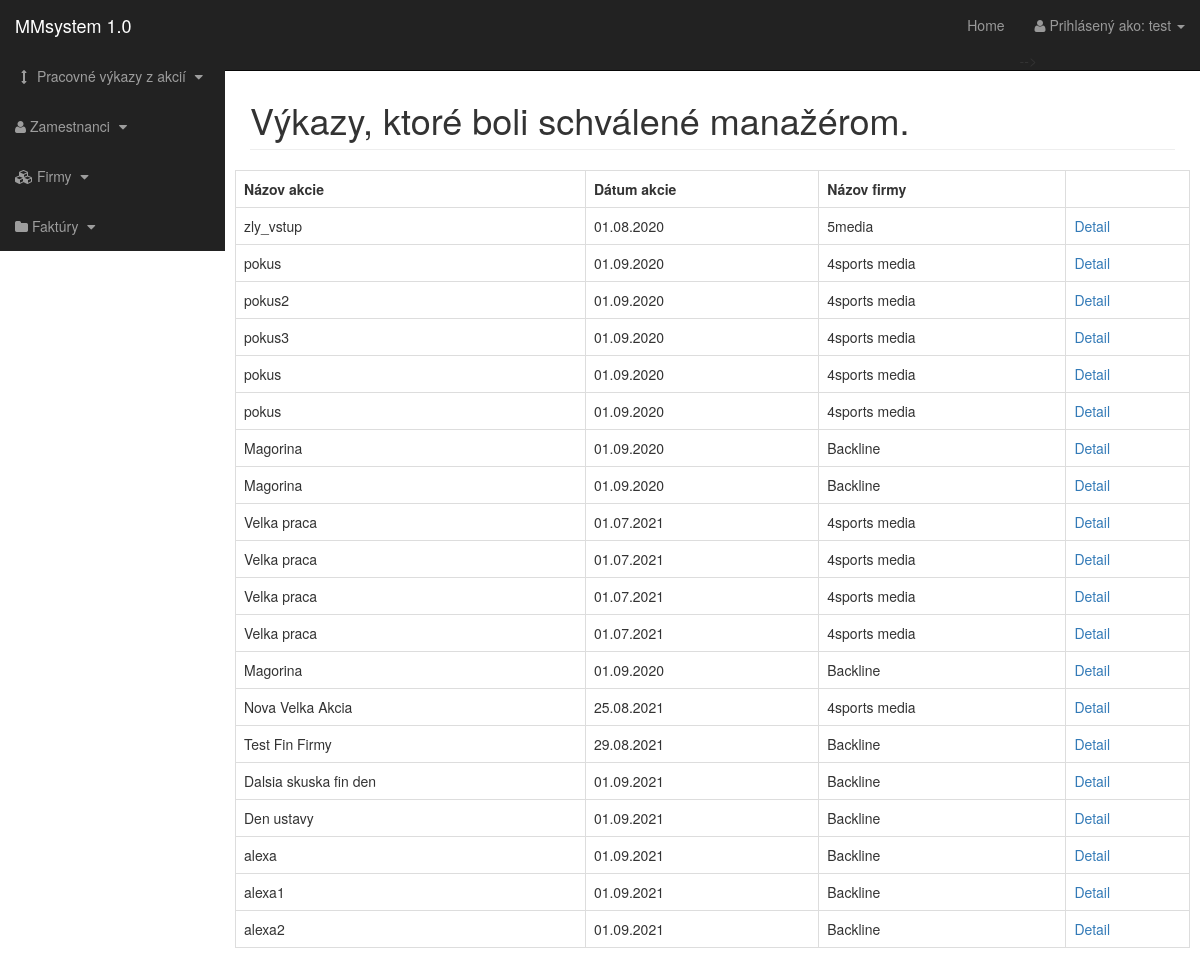
The page /cms/admin/schvalene_vykazy.php (signed in) on the database its author committed.
### tables this page shows
CREATE TABLE `schvalene_vykazy` (
  `schvalene_vykazy_id` int(11) NOT NULL AUTO_INCREMENT,
  `nazov_akcie` varchar(100) DEFAULT NULL,
  `akcia_dat` date DEFAULT NULL,
  `firmy_id` int(11) NOT NULL,
  `ine_naklady` decimal(6,3) DEFAULT NULL,
  PRIMARY KEY (`schvalene_vykazy_id`),
  KEY `firmy_id` (`firmy_id`),
  CONSTRAINT `schvalene_vykazy_ibfk_1` FOREIGN KEY (`firmy_id`) REFERENCES `firmy` (`firmy_id`)
);

CREATE TABLE `firmy` (
  `firmy_id` int(11) NOT NULL AUTO_INCREMENT,
  `nazov_firmy` varchar(200) DEFAULT NULL,
  `ico` varchar(50) DEFAULT NULL,
  `dic` varchar(50) DEFAULT NULL,
  `bezna_taxa` int(11) DEFAULT NULL,
  `priplatok_noc` int(11) DEFAULT NULL,
  `priplatok_sobota` int(11) DEFAULT NULL,
  `priplatok_nedela` int(11) DEFAULT NULL,
  `priplatok_sviatok` int(11) DEFAULT NULL,
  PRIMARY KEY (`firmy_id`)
);

### cms/admin/functions_vykazy.php (the view, shortened to what this page needs)
<?php
    function findAllSchvaleneVykazy()
    {
        global $connection;
        $query = "  SELECT S.schvalene_vykazy_id, S.nazov_akcie, S.akcia_dat, F.nazov_firmy
                    FROM schvalene_vykazy S
                    INNER JOIN firmy F
                    ON S.firmy_id = F.firmy_id
                    ";
        $select_schvalene_vykazy = mysqli_query($connection, $query);
        echo "<tr>";
            echo "<th> Názov akcie </th>";
            echo "<th> Dátum akcie </th>";
            echo "<th> Názov firmy </th>";
        echo "</tr>";
        while($row = mysqli_fetch_assoc($select_schvalene_vykazy))
        {
            $schvalene_vykazy_id = $row['schvalene_vykazy_id'];
            $nazov_akcie = $row['nazov_akcie'];
            $akcia_dat = $row['akcia_dat'];
            $dt = \DateTime::createFromFormat('Y-m-d', $akcia_dat);
            $akcia_dat = $dt->format('d.m.Y');
            $nazov_firmy = $row['nazov_firmy'];
            echo "<tr>";
            echo "<td> {$nazov_akcie} </td>";
            echo "<td> {$akcia_dat} </td>";
            echo "<td> {$nazov_firmy} </td>";
            echo "<td><a href='schvalene_vykazy.php?detail={$schvalene_vykazy_id}'>Detail</a></td>";
            echo "</tr>";
        }
    }
?>

### cms/admin/includes/admin_header.php (shortened to what this page needs)
<?php include "../includes/db.php" ?>
<?php include "functions_vykazy.php" ?>
<!DOCTYPE html>
<html lang="en">
<head>
    <link href="css/bootstrap.min.css" rel="stylesheet">
    <link href="css/sb-admin.css" rel="stylesheet">
    <link href="font-awesome/css/font-awesome.min.css" rel="stylesheet" type="text/css">
</head>

### cms/admin/schvalene_vykazy.php
<?php include "includes/admin_header.php" ?>
<body>
    <div id="wrapper">
        <?php include "includes/admin_navigation.php"
        ?>
        <div id="page-wrapper">
            <div class="container-fluid">
                <div class="row">
                    <div class="col-lg-12">
                        <h1 class="page-header">
                            Výkazy, ktoré boli schválené manažérom.
                        </h1>
                    </div>
                </div>
            </div>
            <table class="table table-bordered table-hover">
                <?php findAllSchvaleneVykazy(); ?>
            </table>
        </div>
        <?php include "includes/admin_footer.php" ?>

### cms/admin/includes/admin_navigation.php (shortened to what this page needs)
<nav class="navbar navbar-inverse navbar-fixed-top" role="navigation">
            <div class="navbar-header">
                <a class="navbar-brand" href="index.php">MMsystem 1.0</a>
            </div>
            <ul class="nav navbar-right top-nav">
                <li>
                    <a href="index.php">Home</a>
                </li>
                <li class="dropdown">
                    <a href="#" class="dropdown-toggle" data-toggle="dropdown"><i class="fa fa-user"></i> Prihlásený ako: <?=$_SESSION['name']?> <b class="caret"></b></a> -->
                </li>
            </ul>
            <div class="collapse navbar-collapse navbar-ex1-collapse">
                <ul class="nav navbar-nav side-nav">
                    <li>
                        <a href="javascript:;" data-toggle="collapse" data-target="#vykazy_dropdown"><i class="fa fa-fw fa-arrows-v"></i> Pracovné výkazy z akcií <i class="fa fa-fw fa-caret-down"></i></a>
                    </li>
                    <li>
                        <a href="javascript:;" data-toggle="collapse" data-target="#zamestnanci_dropdown"><i class="fa fa-user"></i> Zamestnanci <i class="fa fa-fw fa-caret-down"></i></a>
                    </li>
                    <li>
                        <a href="javascript:;" data-toggle="collapse" data-target="#firmy_dropdown"><i class="fa fa-cubes"></i> Firmy <i class="fa fa-fw fa-caret-down"></i></a>
                    </li>
                    <li>
                        <a href="javascript:;" data-toggle="collapse" data-target="#faktury_dropdown"><i class="fa fa-folder"></i> Faktúry <i class="fa fa-fw fa-caret-down"></i></a>
                    </li>
                </ul>
            </div>
        </nav>

### cms/admin/includes/admin_footer.php (shortened to what this page needs)
</div>
</body>
</html>

### cms/admin/css/sb-admin.css (style rules this page uses)
body { margin-top: 100px; background-color: #fff; }
@media (min-width:768px) { body { margin-top: 50px; } }
#wrapper { padding-left: 0; }
#page-wrapper { width: 100%; padding: 0; background-color: #fff; }
@media (min-width:768px) { #wrapper { padding-left: 225px; } }
@media (min-width:768px) { #page-wrapper { padding: 10px; } }
.top-nav { padding: 0 15px; }
.top-nav>li { display: inline-block; float: left; }
.top-nav>li>a { padding-top: 15px; padding-bottom: 15px; line-height: 20px; color: #999; }
@media (min-width:768px) { .side-nav { position: fixed; top: 51px; left: 225px; width: 225px; margin-left: -225px; border: none; border-radius: 0; overflow-y: auto; background-color: #222; } }
@media (min-width:768px) { .side-nav>li>a { width: 225px; } }

### rows shown on the page
schvalene_vykazy: nazov_akcie "zly_vstup", akcia_dat "01.08.2020", firmy.nazov_firmy "5media"
schvalene_vykazy: nazov_akcie "pokus", akcia_dat "01.09.2020", firmy.nazov_firmy "4sports media"
schvalene_vykazy: nazov_akcie "pokus2", akcia_dat "01.09.2020", firmy.nazov_firmy "4sports media"
schvalene_vykazy: nazov_akcie "pokus3", akcia_dat "01.09.2020", firmy.nazov_firmy "4sports media"
schvalene_vykazy: nazov_akcie "pokus", akcia_dat "01.09.2020", firmy.nazov_firmy "4sports media"
schvalene_vykazy: nazov_akcie "pokus", akcia_dat "01.09.2020", firmy.nazov_firmy "4sports media"
schvalene_vykazy: nazov_akcie "Magorina", akcia_dat "01.09.2020", firmy.nazov_firmy "Backline"
schvalene_vykazy: nazov_akcie "Magorina", akcia_dat "01.09.2020", firmy.nazov_firmy "Backline"
schvalene_vykazy: nazov_akcie "Velka praca", akcia_dat "01.07.2021", firmy.nazov_firmy "4sports media"
schvalene_vykazy: nazov_akcie "Velka praca", akcia_dat "01.07.2021", firmy.nazov_firmy "4sports media"
schvalene_vykazy: nazov_akcie "Velka praca", akcia_dat "01.07.2021", firmy.nazov_firmy "4sports media"
schvalene_vykazy: nazov_akcie "Velka praca", akcia_dat "01.07.2021", firmy.nazov_firmy "4sports media"
schvalene_vykazy: nazov_akcie "Magorina", akcia_dat "01.09.2020", firmy.nazov_firmy "Backline"
schvalene_vykazy: nazov_akcie "Nova Velka Akcia", akcia_dat "25.08.2021", firmy.nazov_firmy "4sports media"
schvalene_vykazy: nazov_akcie "Test Fin Firmy", akcia_dat "29.08.2021", firmy.nazov_firmy "Backline"
schvalene_vykazy: nazov_akcie "Dalsia skuska fin den", akcia_dat "01.09.2021", firmy.nazov_firmy "Backline"
schvalene_vykazy: nazov_akcie "Den ustavy", akcia_dat "01.09.2021", firmy.nazov_firmy "Backline"
schvalene_vykazy: nazov_akcie "alexa", akcia_dat "01.09.2021", firmy.nazov_firmy "Backline"
schvalene_vykazy: nazov_akcie "alexa1", akcia_dat "01.09.2021", firmy.nazov_firmy "Backline"
schvalene_vykazy: nazov_akcie "alexa2", akcia_dat "01.09.2021", firmy.nazov_firmy "Backline"

### other values the page prints
$_SESSION['name'] "test"
